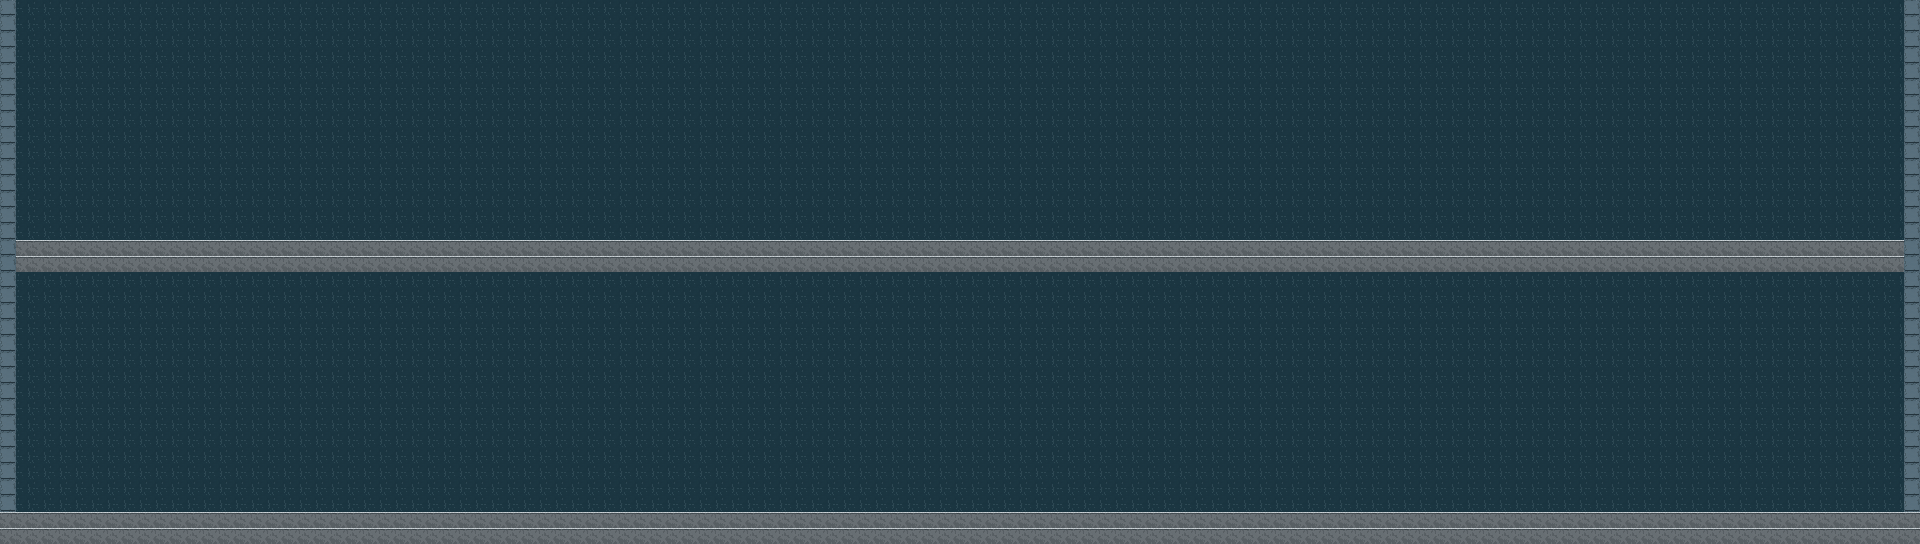

A level layout from a 2D game, rendered from its tile map. Below: a short description, then the map file with tile-grid data replaced by summaries:
An orthogonal 120x34 tile map with 16x16 px tiles, 3 tile layers (Background, Ground, Walls) and 35 objects (playerSpawn, guardSpawn, guardPatrolLeft, guardPatrolRight, cameraSpawn, ...).

<map version="1.10" tiledversion="1.12.2" orientation="orthogonal" renderorder="right-down" width="120" height="34" tilewidth="16" tileheight="16" infinite="0" nextlayerid="7" nextobjectid="44">
 <editorsettings>
  <export target="level-02.json" format="json" />
 </editorsettings>
 <tileset firstgid="1" name="greybox" tilewidth="16" tileheight="16" tilecount="4" columns="4">
  <image source="../tilesets/corridor-tiles.png" width="64" height="16" />
 </tileset>
 <layer id="6" name="Background" width="120" height="34">
  <data>[4080 cells, 4080 non-empty, 1 distinct tile ids]</data>
 </layer>
 <layer id="5" name="Ground" width="120" height="34">
  <data>[4080 cells, 480 non-empty, 1 distinct tile ids]</data>
 </layer>
 <layer id="4" name="Walls" width="120" height="34">
  <data>[4080 cells, 64 non-empty, 1 distinct tile ids]</data>
 </layer>
 <objectgroup id="3" name="Objects">
  <object id="1" name="playerSpawn" x="64" y="224" width="0" height="0" rotation="0">
   <point />
  </object>
  <object id="2" name="guardSpawn" x="560" y="224" width="0" height="0" rotation="0">
   <point />
  </object>
  <object id="3" name="guardPatrolLeft" x="560" y="224" width="0" height="0" rotation="0">
   <point />
  </object>
  <object id="4" name="guardPatrolRight" x="800" y="224" width="0" height="0" rotation="0">
   <point />
  </object>
  <object id="14" name="cameraSpawn" x="1200" y="128" width="0" height="0" rotation="0">
   <point />
  </object>
  <object id="16" name="food" x="192" y="224" width="0" height="0" rotation="0">
   <point />
  </object>
  <object id="17" name="worker" x="1408" y="496" width="0" height="0" rotation="0">
   <point />
  </object>
  <object id="18" name="maintenance" x="1504" y="496" width="0" height="0" rotation="0">
   <point />
  </object>
  <object id="19" name="lan" x="1600" y="496" width="0" height="0" rotation="0">
   <point />
  </object>
  <object id="20" name="tuan" x="1728" y="496" width="0" height="0" rotation="0">
   <point />
  </object>
  <object id="21" name="fragment-A" x="864" y="224" width="0" height="0" rotation="0">
   <point />
  </object>
  <object id="22" name="fragment-B" x="976" y="224" width="0" height="0" rotation="0">
   <point />
  </object>
  <object id="23" name="fragment-C" x="1184" y="496" width="0" height="0" rotation="0">
   <point />
  </object>
  <object id="24" name="copy-A" x="1712" y="224" width="0" height="0" rotation="0">
   <point />
  </object>
  <object id="25" name="copy-B" x="1512" y="224" width="0" height="0" rotation="0">
   <point />
  </object>
  <object id="26" name="copy-C" x="1368" y="224" width="0" height="0" rotation="0">
   <point />
  </object>
  <object id="27" name="copy-bonus" x="1776" y="224" width="0" height="0" rotation="0">
   <point />
  </object>
  <object id="28" name="serviceTop" x="256" y="224" width="0" height="0" rotation="0">
   <point />
  </object>
  <object id="29" name="serviceBottom" x="96" y="496" width="0" height="0" rotation="0">
   <point />
  </object>
  <object id="30" name="workTop" x="1056" y="224" width="0" height="0" rotation="0">
   <point />
  </object>
  <object id="31" name="workBottom" x="1280" y="496" width="0" height="0" rotation="0">
   <point />
  </object>
  <object id="32" name="workCheckpoint" x="1568" y="496" width="0" height="0" rotation="0">
   <point />
  </object>
  <object id="33" name="guardWorkSpawn" x="1648" y="224" width="0" height="0" rotation="0">
   <point />
  </object>
  <object id="34" name="guardWorkLeft" x="1440" y="224" width="0" height="0" rotation="0">
   <point />
  </object>
  <object id="35" name="guardWorkRight" x="1776" y="224" width="0" height="0" rotation="0">
   <point />
  </object>
 </objectgroup>
 <objectgroup id="2" name="Triggers">
  <object id="6" name="cp-02" x="96" y="192" width="32" height="48" rotation="0" />
  <object id="13" name="exit" x="1824" y="192" width="48" height="48" rotation="0" />
  <object id="36" name="hide-01" x="448" y="192" width="80" height="48" rotation="0" />
  <object id="37" name="hide-02" x="640" y="192" width="80" height="48" rotation="0" />
  <object id="38" name="hide-03" x="832" y="192" width="80" height="48" rotation="0" />
  <object id="39" name="hide-04" x="1120" y="192" width="80" height="48" rotation="0" />
  <object id="40" name="hide-05" x="1248" y="192" width="80" height="48" rotation="0" />
  <object id="41" name="hide-06" x="1408" y="192" width="80" height="48" rotation="0" />
  <object id="42" name="hide-07" x="1600" y="192" width="80" height="48" rotation="0" />
  <object id="43" name="hide-08" x="1792" y="192" width="80" height="48" rotation="0" />
 </objectgroup>
</map>
